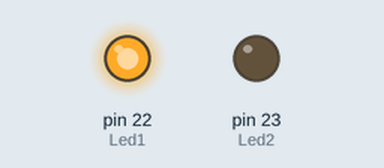
Recording of a program running on a simulated MicroPython board. Shown: output pins drawn as LEDs (lit = HIGH).

Above: at 0.02 s.
At 1.47 s:
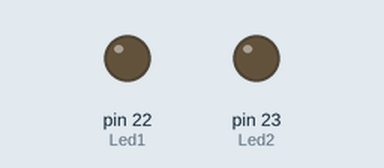
At 2.92 s:
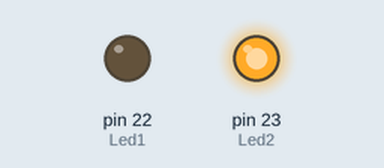
Timing chart, 0 to 3.2 s (numbered marks = the images above):
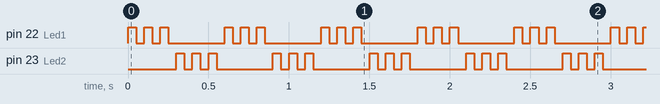

The program:

ders06.py
```python
import time
import machine

from machine import Pin
Led1=Pin(22, Pin.OUT)
Led2=Pin(23, Pin.OUT)

def YakSondur(pinNo,sure,tekrar):
    for i in range (tekrar * 2 ):# kitap sayfa 73
        pinNo.value(1 - pinNo.value()) # toogle değerin tersini alır
        time.sleep(sure)

try:
    #program çalışırken yapılacak işler
    while (True):
        YakSondur(Led1,0.05,3)
        YakSondur(Led2,0.05,3)
except KeyboardInterrupt:
    #program durdurulduğunda yapılacak işler
    Led1.value(0)
    Led2.value(0)
    
```

Measured:
- by itself, pin 22 (Led1), pin 23 (Led2): repeats every 0.60 s: 2 × (LOW 0.05 s, HIGH 0.05 s), LOW 0.35 s, HIGH 0.05 s
